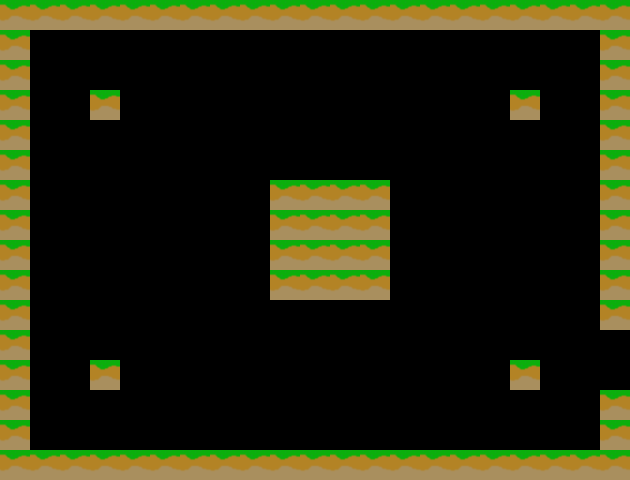

Below is a game level as drawn by its tile map, then a one-line description and the .tmx that defines it (tile-layer data replaced by summaries):
An orthogonal 21x16 tile map with 30x30 px tiles, 1 tile layer (Tile Layer 1).

<map version="1.0" orientation="orthogonal" width="21" height="16" tilewidth="30" tileheight="30">
 <tileset firstgid="1" name="DirtBlocksmall" tilewidth="30" tileheight="30">
  <image source="DirtBlocksmall.png" width="30" height="30" />
  <tile id="0">
   <properties>
    <property name="blocked" value="true" />
   </properties>
  </tile>
 </tileset>
 <layer name="Tile Layer 1" width="21" height="16">
  <data>[336 cells, 88 non-empty, 1 distinct tile ids]</data>
 </layer>
</map>